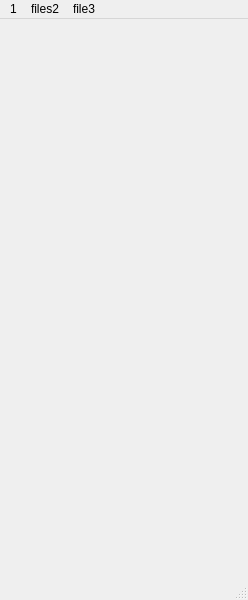
<?xml version="1.0" encoding="UTF-8"?>
<ui version="4.0">
 <class>MainWindow</class>
 <widget class="QMainWindow" name="MainWindow">
  <property name="geometry">
   <rect>
    <x>0</x>
    <y>0</y>
    <width>248</width>
    <height>600</height>
   </rect>
  </property>
  <property name="windowTitle">
   <string>MainWindow</string>
  </property>
  <widget class="QWidget" name="centralwidget">
   <layout class="QVBoxLayout" name="verticalLayout_2"/>
  </widget>
  <widget class="QMenuBar" name="menubar">
   <property name="geometry">
    <rect>
     <x>0</x>
     <y>0</y>
     <width>248</width>
     <height>22</height>
    </rect>
   </property>
   <widget class="QMenu" name="menufiles">
    <property name="title">
     <string>1</string>
    </property>
    <widget class="QMenu" name="menu1">
     <property name="title">
      <string>1</string>
     </property>
     <addaction name="action1_4"/>
     <addaction name="action2_4"/>
    </widget>
    <addaction name="menu1"/>
    <addaction name="action2"/>
    <addaction name="separator"/>
    <addaction name="action3"/>
   </widget>
   <widget class="QMenu" name="menufiles3">
    <property name="title">
     <string>files2</string>
    </property>
    <addaction name="action1_2"/>
    <addaction name="action2_2"/>
    <addaction name="action3_2"/>
   </widget>
   <widget class="QMenu" name="menufile3">
    <property name="title">
     <string>file3</string>
    </property>
    <addaction name="action1_3"/>
    <addaction name="action2_3"/>
    <addaction name="separator"/>
    <addaction name="action3_3"/>
   </widget>
   <addaction name="menufiles"/>
   <addaction name="menufiles3"/>
   <addaction name="menufile3"/>
  </widget>
  <widget class="QStatusBar" name="statusbar"/>
  <action name="action2">
   <property name="text">
    <string>2</string>
   </property>
  </action>
  <action name="action3">
   <property name="text">
    <string>3</string>
   </property>
  </action>
  <action name="action1_2">
   <property name="text">
    <string>1</string>
   </property>
  </action>
  <action name="action2_2">
   <property name="text">
    <string>2</string>
   </property>
  </action>
  <action name="action3_2">
   <property name="text">
    <string>3</string>
   </property>
  </action>
  <action name="action1_3">
   <property name="text">
    <string>1</string>
   </property>
  </action>
  <action name="action2_3">
   <property name="text">
    <string>2</string>
   </property>
  </action>
  <action name="action3_3">
   <property name="text">
    <string>3</string>
   </property>
  </action>
  <action name="action1_4">
   <property name="text">
    <string>1</string>
   </property>
  </action>
  <action name="action2_4">
   <property name="text">
    <string>2</string>
   </property>
  </action>
 </widget>
 <resources/>
 <connections/>
</ui>
